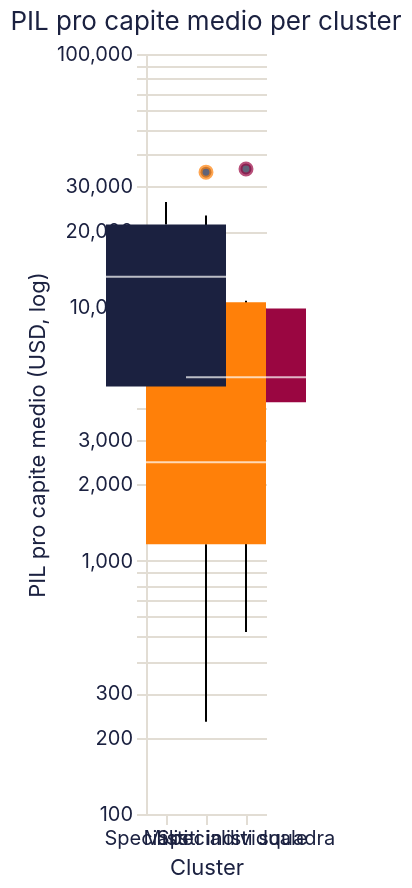

Specify this chart in Vega-Lite:
### Vega-Lite specification from a JSON file in a GitHub repository (floating-point values rounded to 4 significant figures)
{"$schema": "https://vega.github.io/schema/vega-lite/v6.4.1.json", "config": {"axis": {"domainColor": "#e2ddd4", "gridColor": "#e2ddd4", "labelColor": "#1b2140", "labelFont": "Inter, system-ui, -apple-system, BlinkMacSystemFont, 'Segoe UI', Roboto, sans-serif", "labelFontWeight": 400, "tickColor": "#e2ddd4", "titleColor": "#1b2140", "titleFont": "Inter, system-ui, -apple-system, BlinkMacSystemFont, 'Segoe UI', Roboto, sans-serif", "titleFontWeight": 400}, "background": "transparent", "bar": {"fill": "#1b2140"}, "font": "Inter, system-ui, -apple-system, BlinkMacSystemFont, 'Segoe UI', Roboto, sans-serif", "header": {"labelColor": "#1b2140", "labelFont": "Inter, system-ui, -apple-system, BlinkMacSystemFont, 'Segoe UI', Roboto, sans-serif", "titleColor": "#1b2140", "titleFont": "Inter, system-ui, -apple-system, BlinkMacSystemFont, 'Segoe UI', Roboto, sans-serif"}, "legend": {"labelColor": "#1b2140", "labelFont": "Inter, system-ui, -apple-system, BlinkMacSystemFont, 'Segoe UI', Roboto, sans-serif", "titleColor": "#1b2140", "titleFont": "Inter, system-ui, -apple-system, BlinkMacSystemFont, 'Segoe UI', Roboto, sans-serif"}, "line": {"stroke": "#1b2140"}, "mark": {"color": "#1b2140"}, "point": {"fill": "#1b2140", "stroke": "#1b2140"}, "range": {"category": ["#1b2140", "#ff8009", "#9a0641"], "heatmap": ["#9a0641", "#1b2140"], "ramp": ["#9a0641", "#1b2140"]}, "text": {"color": "#1b2140", "font": "Inter, system-ui, -apple-system, BlinkMacSystemFont, 'Segoe UI', Roboto, sans-serif"}, "title": {"color": "#1b2140", "font": "Inter, system-ui, -apple-system, BlinkMacSystemFont, 'Segoe UI', Roboto, sans-serif", "fontWeight": 400}, "view": {"stroke": "transparent"}}, "data": {"name": "data-6a0ee5550da7a8c47aa2f3c6eb6278eb"}, "datasets": {"data-6a0ee5550da7a8c47aa2f3c6eb6278eb": [{"NOC": "ARG", "cluster": 0, "cluster_label": "Specialisti squadra", "log_medaglie_totali": 3.526, "log_pil_procapite": 8.575, "medaglie_individuali": 15, "medaglie_squadra": 19, "medaglie_totali": 34, "pil_procapite_medio": 5298.0, "quota_individuale": 0.4412}, {"NOC": "ARM", "cluster": 2, "cluster_label": "Specialisti individuale", "log_medaglie_totali": 2.773, "log_pil_procapite": 7.543, "medaglie_individuali": 16, "medaglie_squadra": 0, "medaglie_totali": 16, "pil_procapite_medio": 1888.0, "quota_individuale": 1.0}, {"NOC": "AUS", "cluster": 1, "cluster_label": "Misti", "log_medaglie_totali": 5.966, "log_pil_procapite": 9.999, "medaglie_individuali": 236, "medaglie_squadra": 154, "medaglie_totali": 390, "pil_procapite_medio": 22010.0, "quota_individuale": 0.6051}, {"NOC": "AUT", "cluster": 2, "cluster_label": "Specialisti individuale", "log_medaglie_totali": 3.555, "log_pil_procapite": 9.983, "medaglie_individuali": 28, "medaglie_squadra": 7, "medaglie_totali": 35, "pil_procapite_medio": 21650.0, "quota_individuale": 0.8}, {"NOC": "AZE", "cluster": 2, "cluster_label": "Specialisti individuale", "log_medaglie_totali": 3.784, "log_pil_procapite": 7.926, "medaglie_individuali": 44, "medaglie_squadra": 0, "medaglie_totali": 44, "pil_procapite_medio": 2768.0, "quota_individuale": 1.0}, {"NOC": "BEL", "cluster": 2, "cluster_label": "Specialisti individuale", "log_medaglie_totali": 3.871, "log_pil_procapite": 9.943, "medaglie_individuali": 41, "medaglie_squadra": 7, "medaglie_totali": 48, "pil_procapite_medio": 20800.0, "quota_individuale": 0.8542}, {"NOC": "BLR", "cluster": 1, "cluster_label": "Misti", "log_medaglie_totali": 4.431, "log_pil_procapite": 8.197, "medaglie_individuali": 69, "medaglie_squadra": 15, "medaglie_totali": 84, "pil_procapite_medio": 3629.0, "quota_individuale": 0.8214}, {"NOC": "BRA", "cluster": 0, "cluster_label": "Specialisti squadra", "log_medaglie_totali": 4.771, "log_pil_procapite": 8.254, "medaglie_individuali": 61, "medaglie_squadra": 57, "medaglie_totali": 118, "pil_procapite_medio": 3843.0, "quota_individuale": 0.5169}, {"NOC": "CAN", "cluster": 1, "cluster_label": "Misti", "log_medaglie_totali": 5.318, "log_pil_procapite": 9.969, "medaglie_individuali": 134, "medaglie_squadra": 70, "medaglie_totali": 204, "pil_procapite_medio": 21360.0, "quota_individuale": 0.6569}, {"NOC": "CHN", "cluster": 1, "cluster_label": "Misti", "log_medaglie_totali": 6.295, "log_pil_procapite": 7.498, "medaglie_individuali": 415, "medaglie_squadra": 127, "medaglie_totali": 542, "pil_procapite_medio": 1804.0, "quota_individuale": 0.7657}, {"NOC": "CMR", "cluster": 2, "cluster_label": "Specialisti individuale", "log_medaglie_totali": 1.609, "log_pil_procapite": 6.716, "medaglie_individuali": 4, "medaglie_squadra": 1, "medaglie_totali": 5, "pil_procapite_medio": 825.8, "quota_individuale": 0.8}, {"NOC": "COL", "cluster": 2, "cluster_label": "Specialisti individuale", "log_medaglie_totali": 3.296, "log_pil_procapite": 7.822, "medaglie_individuali": 27, "medaglie_squadra": 0, "medaglie_totali": 27, "pil_procapite_medio": 2494.0, "quota_individuale": 1.0}, {"NOC": "CUB", "cluster": 1, "cluster_label": "Misti", "log_medaglie_totali": 5.333, "log_pil_procapite": 8.114, "medaglie_individuali": 185, "medaglie_squadra": 22, "medaglie_totali": 207, "pil_procapite_medio": 3342.0, "quota_individuale": 0.8937}, {"NOC": "CZE", "cluster": 2, "cluster_label": "Specialisti individuale", "log_medaglie_totali": 3.989, "log_pil_procapite": 9.427, "medaglie_individuali": 43, "medaglie_squadra": 11, "medaglie_totali": 54, "pil_procapite_medio": 12420.0, "quota_individuale": 0.7963}, {"NOC": "DOM", "cluster": 2, "cluster_label": "Specialisti individuale", "log_medaglie_totali": 1.946, "log_pil_procapite": 7.78, "medaglie_individuali": 7, "medaglie_squadra": 0, "medaglie_totali": 7, "pil_procapite_medio": 2393.0, "quota_individuale": 1.0}, {"NOC": "EGY", "cluster": 2, "cluster_label": "Specialisti individuale", "log_medaglie_totali": 2.485, "log_pil_procapite": 6.953, "medaglie_individuali": 12, "medaglie_squadra": 0, "medaglie_totali": 12, "pil_procapite_medio": 1046.0, "quota_individuale": 1.0}, {"NOC": "ESP", "cluster": 1, "cluster_label": "Misti", "log_medaglie_totali": 4.942, "log_pil_procapite": 9.488, "medaglie_individuali": 84, "medaglie_squadra": 56, "medaglie_totali": 140, "pil_procapite_medio": 13200.0, "quota_individuale": 0.6}, {"NOC": "EST", "cluster": 2, "cluster_label": "Specialisti individuale", "log_medaglie_totali": 2.565, "log_pil_procapite": 9.357, "medaglie_individuali": 10, "medaglie_squadra": 3, "medaglie_totali": 13, "pil_procapite_medio": 11580.0, "quota_individuale": 0.7692}, {"NOC": "ETH", "cluster": 2, "cluster_label": "Specialisti individuale", "log_medaglie_totali": 3.951, "log_pil_procapite": 5.444, "medaglie_individuali": 52, "medaglie_squadra": 0, "medaglie_totali": 52, "pil_procapite_medio": 231.4, "quota_individuale": 1.0}, {"NOC": "FIN", "cluster": 2, "cluster_label": "Specialisti individuale", "log_medaglie_totali": 4.248, "log_pil_procapite": 9.993, "medaglie_individuali": 64, "medaglie_squadra": 6, "medaglie_totali": 70, "pil_procapite_medio": 21870.0, "quota_individuale": 0.9143}, {"NOC": "FRA", "cluster": 1, "cluster_label": "Misti", "log_medaglie_totali": 5.9, "log_pil_procapite": 9.891, "medaglie_individuali": 261, "medaglie_squadra": 104, "medaglie_totali": 365, "pil_procapite_medio": 19750.0, "quota_individuale": 0.7151}, {"NOC": "GBR", "cluster": 1, "cluster_label": "Misti", "log_medaglie_totali": 6.033, "log_pil_procapite": 9.917, "medaglie_individuali": 284, "medaglie_squadra": 133, "medaglie_totali": 417, "pil_procapite_medio": 20260.0, "quota_individuale": 0.6811}, {"NOC": "GEO", "cluster": 2, "cluster_label": "Specialisti individuale", "log_medaglie_totali": 3.466, "log_pil_procapite": 7.694, "medaglie_individuali": 32, "medaglie_squadra": 0, "medaglie_totali": 32, "pil_procapite_medio": 2195.0, "quota_individuale": 1.0}, {"NOC": "GER", "cluster": 1, "cluster_label": "Misti", "log_medaglie_totali": 6.061, "log_pil_procapite": 9.964, "medaglie_individuali": 262, "medaglie_squadra": 167, "medaglie_totali": 429, "pil_procapite_medio": 21250.0, "quota_individuale": 0.6107}, {"NOC": "HUN", "cluster": 1, "cluster_label": "Misti", "log_medaglie_totali": 5.684, "log_pil_procapite": 8.726, "medaglie_individuali": 211, "medaglie_squadra": 83, "medaglie_totali": 294, "pil_procapite_medio": 6162.0, "quota_individuale": 0.7177}, {"NOC": "IND", "cluster": 2, "cluster_label": "Specialisti individuale", "log_medaglie_totali": 2.89, "log_pil_procapite": 6.31, "medaglie_individuali": 14, "medaglie_squadra": 4, "medaglie_totali": 18, "pil_procapite_medio": 550.2, "quota_individuale": 0.7778}, {"NOC": "IRL", "cluster": 2, "cluster_label": "Specialisti individuale", "log_medaglie_totali": 3.045, "log_pil_procapite": 10.05, "medaglie_individuali": 19, "medaglie_squadra": 2, "medaglie_totali": 21, "pil_procapite_medio": 23040.0, "quota_individuale": 0.9048}, {"NOC": "ISR", "cluster": 2, "cluster_label": "Specialisti individuale", "log_medaglie_totali": 2.197, "log_pil_procapite": 9.642, "medaglie_individuali": 9, "medaglie_squadra": 0, "medaglie_totali": 9, "pil_procapite_medio": 15400.0, "quota_individuale": 1.0}, {"NOC": "ITA", "cluster": 1, "cluster_label": "Misti", "log_medaglie_totali": 5.823, "log_pil_procapite": 9.741, "medaglie_individuali": 239, "medaglie_squadra": 99, "medaglie_totali": 338, "pil_procapite_medio": 17000.0, "quota_individuale": 0.7071}, {"NOC": "JAM", "cluster": 1, "cluster_label": "Misti", "log_medaglie_totali": 4.22, "log_pil_procapite": 7.827, "medaglie_individuali": 50, "medaglie_squadra": 18, "medaglie_totali": 68, "pil_procapite_medio": 2507.0, "quota_individuale": 0.7353}, {"NOC": "JPN", "cluster": 1, "cluster_label": "Misti", "log_medaglie_totali": 5.852, "log_pil_procapite": 10.02, "medaglie_individuali": 288, "medaglie_squadra": 60, "medaglie_totali": 348, "pil_procapite_medio": 22540.0, "quota_individuale": 0.8276}, {"NOC": "KAZ", "cluster": 2, "cluster_label": "Specialisti individuale", "log_medaglie_totali": 4.248, "log_pil_procapite": 8.511, "medaglie_individuali": 70, "medaglie_squadra": 0, "medaglie_totali": 70, "pil_procapite_medio": 4968.0, "quota_individuale": 1.0}, {"NOC": "KEN", "cluster": 2, "cluster_label": "Specialisti individuale", "log_medaglie_totali": 4.605, "log_pil_procapite": 6.281, "medaglie_individuali": 98, "medaglie_squadra": 2, "medaglie_totali": 100, "pil_procapite_medio": 534.3, "quota_individuale": 0.98}, {"NOC": "KOR", "cluster": 1, "cluster_label": "Misti", "log_medaglie_totali": 5.549, "log_pil_procapite": 9.246, "medaglie_individuali": 197, "medaglie_squadra": 60, "medaglie_totali": 257, "pil_procapite_medio": 10370.0, "quota_individuale": 0.7665}, {"NOC": "LTU", "cluster": 0, "cluster_label": "Specialisti squadra", "log_medaglie_totali": 3.219, "log_pil_procapite": 9.124, "medaglie_individuali": 18, "medaglie_squadra": 7, "medaglie_totali": 25, "pil_procapite_medio": 9176.0, "quota_individuale": 0.72}, {"NOC": "MAR", "cluster": 2, "cluster_label": "Specialisti individuale", "log_medaglie_totali": 3.091, "log_pil_procapite": 7.263, "medaglie_individuali": 22, "medaglie_squadra": 0, "medaglie_totali": 22, "pil_procapite_medio": 1426.0, "quota_individuale": 1.0}, {"NOC": "MDA", "cluster": 2, "cluster_label": "Specialisti individuale", "log_medaglie_totali": 1.946, "log_pil_procapite": 7.411, "medaglie_individuali": 6, "medaglie_squadra": 1, "medaglie_totali": 7, "pil_procapite_medio": 1654.0, "quota_individuale": 0.8571}, {"NOC": "MEX", "cluster": 2, "cluster_label": "Specialisti individuale", "log_medaglie_totali": 3.951, "log_pil_procapite": 8.455, "medaglie_individuali": 46, "medaglie_squadra": 6, "medaglie_totali": 52, "pil_procapite_medio": 4698.0, "quota_individuale": 0.8846}, {"NOC": "NOR", "cluster": 0, "cluster_label": "Specialisti squadra", "log_medaglie_totali": 4.143, "log_pil_procapite": 10.47, "medaglie_individuali": 39, "medaglie_squadra": 24, "medaglie_totali": 63, "pil_procapite_medio": 35170.0, "quota_individuale": 0.619}, {"NOC": "NZL", "cluster": 1, "cluster_label": "Misti", "log_medaglie_totali": 4.644, "log_pil_procapite": 9.676, "medaglie_individuali": 64, "medaglie_squadra": 40, "medaglie_totali": 104, "pil_procapite_medio": 15930.0, "quota_individuale": 0.6154}, {"NOC": "PAK", "cluster": 0, "cluster_label": "Specialisti squadra", "log_medaglie_totali": 1.946, "log_pil_procapite": 6.26, "medaglie_individuali": 1, "medaglie_squadra": 6, "medaglie_totali": 7, "pil_procapite_medio": 523.2, "quota_individuale": 0.1429}, {"NOC": "POL", "cluster": 1, "cluster_label": "Misti", "log_medaglie_totali": 5.425, "log_pil_procapite": 8.987, "medaglie_individuali": 174, "medaglie_squadra": 53, "medaglie_totali": 227, "pil_procapite_medio": 7995.0, "quota_individuale": 0.7665}, {"NOC": "QAT", "cluster": 2, "cluster_label": "Specialisti individuale", "log_medaglie_totali": 1.609, "log_pil_procapite": 10.44, "medaglie_individuali": 5, "medaglie_squadra": 0, "medaglie_totali": 5, "pil_procapite_medio": 34170.0, "quota_individuale": 1.0}, {"NOC": "ROU", "cluster": 1, "cluster_label": "Misti", "log_medaglie_totali": 5.613, "log_pil_procapite": 8.491, "medaglie_individuali": 190, "medaglie_squadra": 84, "medaglie_totali": 274, "pil_procapite_medio": 4870.0, "quota_individuale": 0.6934}, {"NOC": "RUS", "cluster": 1, "cluster_label": "Misti", "log_medaglie_totali": 6.114, "log_pil_procapite": 8.792, "medaglie_individuali": 360, "medaglie_squadra": 92, "medaglie_totali": 452, "pil_procapite_medio": 6581.0, "quota_individuale": 0.7965}, {"NOC": "SRB", "cluster": 0, "cluster_label": "Specialisti squadra", "log_medaglie_totali": 2.708, "log_pil_procapite": 8.432, "medaglie_individuali": 8, "medaglie_squadra": 7, "medaglie_totali": 15, "pil_procapite_medio": 4592.0, "quota_individuale": 0.5333}, {"NOC": "SVK", "cluster": 0, "cluster_label": "Specialisti squadra", "log_medaglie_totali": 3.332, "log_pil_procapite": 9.27, "medaglie_individuali": 20, "medaglie_squadra": 8, "medaglie_totali": 28, "pil_procapite_medio": 10620.0, "quota_individuale": 0.7143}, {"NOC": "SWE", "cluster": 1, "cluster_label": "Misti", "log_medaglie_totali": 4.927, "log_pil_procapite": 10.17, "medaglie_individuali": 94, "medaglie_squadra": 44, "medaglie_totali": 138, "pil_procapite_medio": 26070.0, "quota_individuale": 0.6812}, {"NOC": "THA", "cluster": 2, "cluster_label": "Specialisti individuale", "log_medaglie_totali": 3.401, "log_pil_procapite": 7.653, "medaglie_individuali": 30, "medaglie_squadra": 0, "medaglie_totali": 30, "pil_procapite_medio": 2107.0, "quota_individuale": 1.0}, {"NOC": "TTO", "cluster": 2, "cluster_label": "Specialisti individuale", "log_medaglie_totali": 2.773, "log_pil_procapite": 8.879, "medaglie_individuali": 12, "medaglie_squadra": 4, "medaglie_totali": 16, "pil_procapite_medio": 7180.0, "quota_individuale": 0.75}, {"NOC": "TUN", "cluster": 2, "cluster_label": "Specialisti individuale", "log_medaglie_totali": 2.565, "log_pil_procapite": 7.528, "medaglie_individuali": 13, "medaglie_squadra": 0, "medaglie_totali": 13, "pil_procapite_medio": 1860.0, "quota_individuale": 1.0}, {"NOC": "TUR", "cluster": 2, "cluster_label": "Specialisti individuale", "log_medaglie_totali": 4.127, "log_pil_procapite": 8.294, "medaglie_individuali": 62, "medaglie_squadra": 0, "medaglie_totali": 62, "pil_procapite_medio": 3998.0, "quota_individuale": 1.0}, {"NOC": "UGA", "cluster": 2, "cluster_label": "Specialisti individuale", "log_medaglie_totali": 1.946, "log_pil_procapite": 5.759, "medaglie_individuali": 7, "medaglie_squadra": 0, "medaglie_totali": 7, "pil_procapite_medio": 317.2, "quota_individuale": 1.0}, {"NOC": "UKR", "cluster": 1, "cluster_label": "Misti", "log_medaglie_totali": 4.836, "log_pil_procapite": 7.562, "medaglie_individuali": 105, "medaglie_squadra": 21, "medaglie_totali": 126, "pil_procapite_medio": 1923.0, "quota_individuale": 0.8333}, {"NOC": "USA", "cluster": 1, "cluster_label": "Misti", "log_medaglie_totali": 7.235, "log_pil_procapite": 10.17, "medaglie_individuali": 1062, "medaglie_squadra": 325, "medaglie_totali": 1387, "pil_procapite_medio": 26070.0, "quota_individuale": 0.7657}, {"NOC": "UZB", "cluster": 2, "cluster_label": "Specialisti individuale", "log_medaglie_totali": 3.497, "log_pil_procapite": 6.977, "medaglie_individuali": 33, "medaglie_squadra": 0, "medaglie_totali": 33, "pil_procapite_medio": 1072.0, "quota_individuale": 1.0}, {"NOC": "VEN", "cluster": 2, "cluster_label": "Specialisti individuale", "log_medaglie_totali": 2.565, "log_pil_procapite": 8.252, "medaglie_individuali": 13, "medaglie_squadra": 0, "medaglie_totali": 13, "pil_procapite_medio": 3836.0, "quota_individuale": 1.0}, {"NOC": "ZIM", "cluster": 2, "cluster_label": "Specialisti individuale", "log_medaglie_totali": 2.079, "log_pil_procapite": 6.641, "medaglie_individuali": 7, "medaglie_squadra": 1, "medaglie_totali": 8, "pil_procapite_medio": 765.7, "quota_individuale": 0.875}]}, "encoding": {"color": {"field": "cluster_label", "legend": null, "type": "nominal"}, "x": {"field": "cluster_label", "title": "Cluster", "type": "nominal", "axis": {"labelAngle": 0}}, "y": {"field": "pil_procapite_medio", "scale": {"type": "log"}, "title": "PIL pro capite medio (USD, log)", "type": "quantitative"}}, "height": 380, "mark": {"size": 60, "type": "boxplot"}, "title": "PIL pro capite medio per cluster", "width": "container"}
